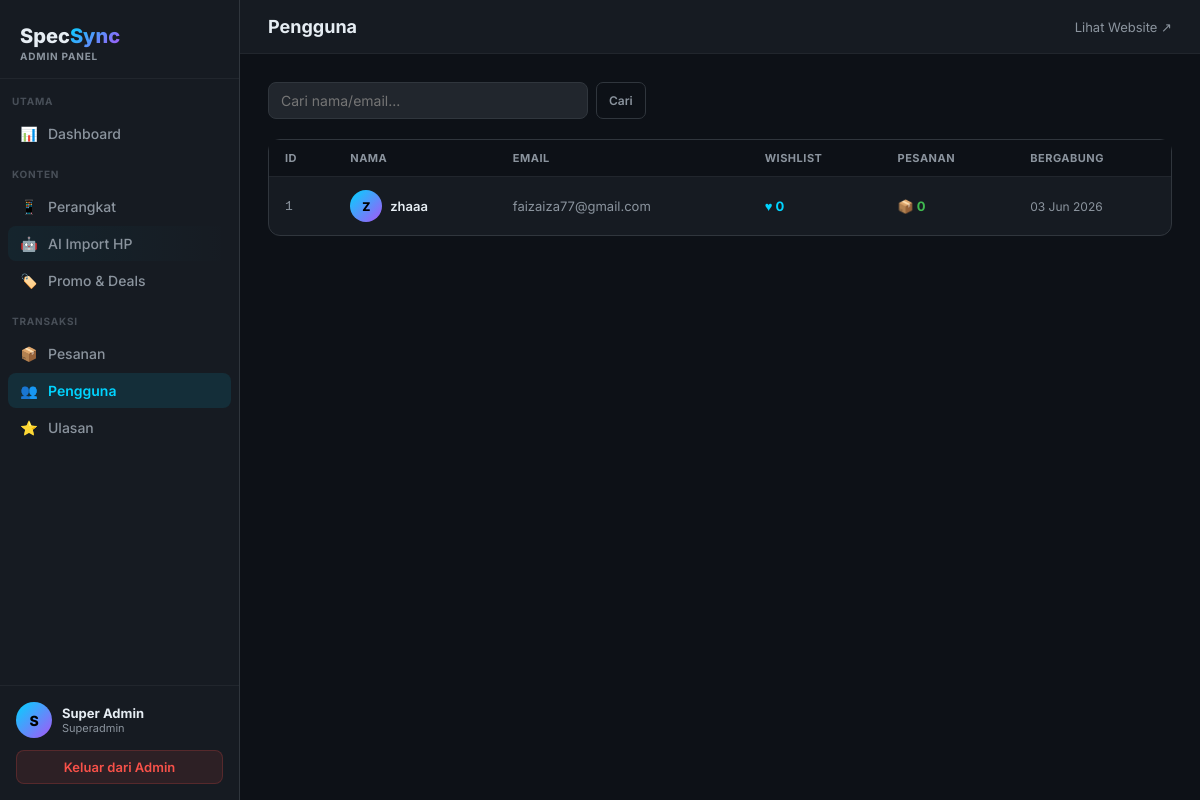
/admin/users.php (signed in), run on the app's committed database.
### tables this page shows
CREATE TABLE `users` (
  `id` int(11) NOT NULL,
  `name` varchar(100) NOT NULL,
  `email` varchar(150) NOT NULL,
  `password` varchar(255) NOT NULL,
  `avatar` varchar(500) DEFAULT NULL,
  `is_verified` tinyint(1) DEFAULT 0,
  `created_at` timestamp NOT NULL DEFAULT current_timestamp()
);

### includes/db.php (called while the page is built, shortened)
<?php
function getDB() {
    static $conn = null;
    if ($conn === null) {
        $conn = mysqli_connect(DB_HOST, DB_USER, DB_PASS, DB_NAME);
        mysqli_set_charset($conn, 'utf8mb4');
    }
    return $conn;
}
function sanitize($input) {
    $conn = getDB();
    return mysqli_real_escape_string($conn, htmlspecialchars(strip_tags(trim($input))));
}
?>

### admin/users.php (the view, shortened to what this page needs)
<?php
require_once '../includes/db.php';
$conn = getDB();
$search = sanitize($_GET['search'] ?? '');
$where = $search ? "WHERE name LIKE '%$search%' OR email LIKE '%$search%'" : '';
$users = mysqli_query($conn, "SELECT u.*, (SELECT COUNT(*) FROM wishlist WHERE user_id=u.id) as wl_count, (SELECT COUNT(*) FROM orders WHERE user_id=u.id) as order_count FROM users u $where ORDER BY u.created_at DESC");
include '_layout.php';
?>
<form method="GET" style="display:flex;gap:8px;margin-bottom:20px">
  <input class="form-input" name="search" value="<?= htmlspecialchars($search) ?>" placeholder="Cari nama/email..." style="max-width:320px">
  <button type="submit" class="btn-sm">Cari</button>
</form>
<div class="card">
  <table>
    <thead><tr>
      <th>ID</th><th>Nama</th><th>Email</th><th>Wishlist</th><th>Pesanan</th><th>Bergabung</th>
    </tr></thead>
    <tbody>
    <?php while ($u = mysqli_fetch_assoc($users)): ?>
    <tr>
      <td style="color:#8b949e;font-family:monospace"><?= $u['id'] ?></td>
      <td>
        <div style="display:flex;align-items:center;gap:8px">
          <div style="width:32px;height:32px;border-radius:50%;background:linear-gradient(135deg,#00d4ff,#a855f7);display:flex;align-items:center;justify-content:center;font-size:12px;font-weight:800;color:#000;flex-shrink:0">
            <?= strtoupper(substr($u['name'],0,1)) ?>
          </div>
          <div style="font-weight:600"><?= htmlspecialchars($u['name']) ?></div>
        </div>
      </td>
      <td style="color:#8b949e"><?= htmlspecialchars($u['email']) ?></td>
      <td style="color:#00d4ff;font-weight:700">♥ <?= $u['wl_count'] ?></td>
      <td style="color:#3fb950;font-weight:700">📦 <?= $u['order_count'] ?></td>
      <td style="font-size:12px;color:#8b949e"><?= date('d M Y', strtotime($u['created_at'])) ?></td>
    </tr>
    <?php endwhile; ?>
    </tbody>
  </table>
</div>
<?php include '_layout_end.php'; ?>

### admin/_layout.php (style rules this page uses)
* { box-sizing:border-box;margin:0;padding:0 }
body { font-family:'Inter',sans-serif;background:#0d1117;color:#e6edf3;display:flex;min-height:100vh }
.card { background:#161b22;border:1px solid #30363d;border-radius:12px }
table { width:100%;border-collapse:collapse }
th { padding:11px 16px;text-align:left;font-size:11px;font-weight:700;color:#8b949e;text-transform:uppercase;letter-spacing:.5px;border-bottom:1px solid #21262d;background:#0d1117 }
td { padding:13px 16px;font-size:13px;border-bottom:1px solid #161b22;vertical-align:middle }
tr:last-child td { border-bottom:none }
.btn-sm { padding:6px 12px;border-radius:7px;font-size:12px;font-weight:600;cursor:pointer;border:1px solid #30363d;background:transparent;color:#8b949e;font-family:inherit;transition:all .15s }
.form-input,.form-select,.form-textarea { width:100%;padding:9px 12px;background:#21262d;border:1px solid #30363d;border-radius:8px;color:#e6edf3;font-size:14px;font-family:inherit;transition:border-color .2s;outline:none }

### data on the page
users: id "1", name "Z", name "zhaaa", email "faizaiza77@gmail.com", wl_count "0", order_count "0", created_at "03 Jun 2026"

### other printed values
substr($admin['name'], 0, 1) "S"
$admin['name'] "Super Admin"
$admin['role'] "Superadmin"
$page_title "Pengguna"
